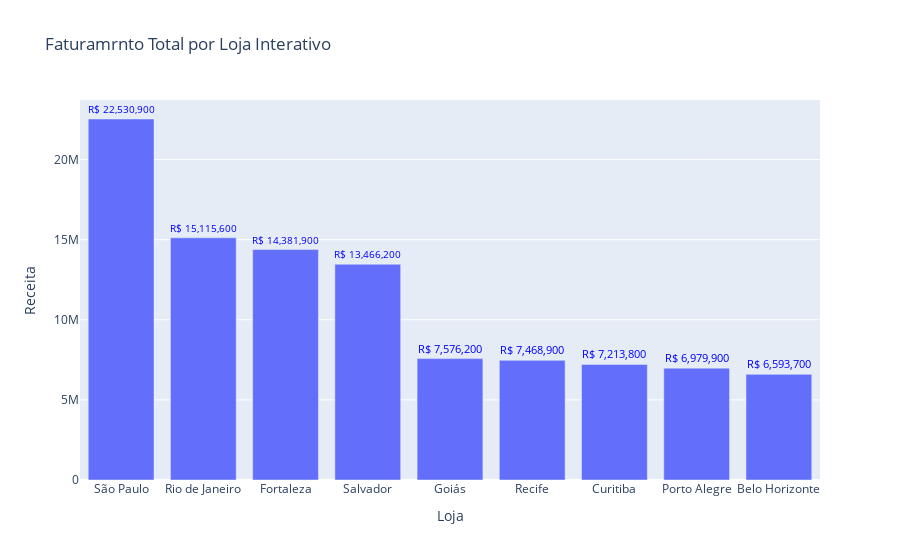

Write notebook code for a chart like this one.
### Markdown cell above
Qual loja teve o maior faturamento total?

### Code cell
vendas_por_loja = base.groupby('Loja')['Receita'].sum().sort_values(ascending=False)
print(vendas_por_loja)

"""ax =vendas_por_loja.plot(kind='bar', title='Faturamento Total, por Loja', xlabel='Loja', ylabel='Receita (R$)')
ax.bar_label(ax.containers[0], fmt='{:,.0f}', fontsize=7, label_type='center')

plt.tight_layout()
plt.show()"""""
import plotly.express as px

ax = vendas_por_loja.reset_index(name='Receita')

fig = px.bar(ax, x='Loja', y='Receita', title='Faturamrnto Total por Loja Interativo')

fig.update_traces(text=ax['Receita'].map('R$ {:,.0f}'.format), 
                  textposition='outside',
                  textfont_color='blue',
                  textfont_size=11)

fig.show()

### Figure 1 — Plotly figure (JSON) as saved in the notebook; plotly's stock layout.template omitted (floating-point values rounded to 4 significant figures)
{"data": [{"alignmentgroup": "True", "hovertemplate": "Loja=%{x}<br>Receita=%{y}<extra></extra>", "legendgroup": "", "marker": {"color": "#636efa", "pattern": {"shape": ""}}, "name": "", "offsetgroup": "", "orientation": "v", "showlegend": false, "text": ["R$ 22,530,900", "R$ 15,115,600", "R$ 14,381,900", "R$ 13,466,200", "R$ 7,576,200", "R$ 7,468,900", "R$ 7,213,800", "R$ 6,979,900", "R$ 6,593,700"], "textfont": {"color": "blue", "size": 11}, "textposition": "outside", "type": "bar", "x": ["São Paulo", "Rio de Janeiro", "Fortaleza", "Salvador", "Goiás", "Recife", "Curitiba", "Porto Alegre", "Belo Horizonte"], "xaxis": "x", "y": [22530900, 15115600, 14381900, 13466200, 7576200, 7468900, 7213800, 6979900, 6593700], "yaxis": "y"}], "layout": {"barmode": "relative", "legend": {"tracegroupgap": 0}, "title": {"text": "Faturamrnto Total por Loja Interativo"}, "xaxis": {"anchor": "y", "domain": [0, 1], "title": {"text": "Loja"}}, "yaxis": {"anchor": "x", "domain": [0, 1], "title": {"text": "Receita"}}}}
